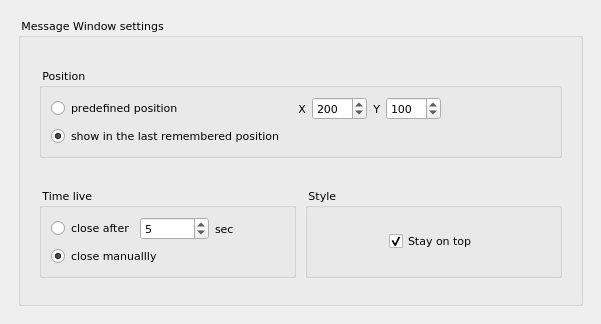
<?xml version="1.0" encoding="UTF-8"?>
<ui version="4.0">
 <class>MsgWindowOptionsWidget</class>
 <widget class="QWidget" name="MsgWindowOptionsWidget">
  <property name="geometry">
   <rect>
    <x>0</x>
    <y>0</y>
    <width>601</width>
    <height>311</height>
   </rect>
  </property>
  <property name="font">
   <font>
    <family>DejaVu Sans</family>
    <pointsize>8</pointsize>
   </font>
  </property>
  <property name="windowTitle">
   <string>Msg Window</string>
  </property>
  <layout class="QHBoxLayout" name="loMsgWindow">
   <property name="leftMargin">
    <number>18</number>
   </property>
   <property name="topMargin">
    <number>18</number>
   </property>
   <property name="rightMargin">
    <number>18</number>
   </property>
   <property name="bottomMargin">
    <number>18</number>
   </property>
   <item>
    <widget class="QGroupBox" name="boxMsgWindowSettings">
     <property name="title">
      <string> Message Window settings  </string>
     </property>
     <layout class="QVBoxLayout" name="loMsgWindowSettings">
      <property name="spacing">
       <number>30</number>
      </property>
      <property name="leftMargin">
       <number>18</number>
      </property>
      <property name="topMargin">
       <number>30</number>
      </property>
      <property name="rightMargin">
       <number>18</number>
      </property>
      <property name="bottomMargin">
       <number>25</number>
      </property>
      <item>
       <widget class="QGroupBox" name="boxMWPosition">
        <property name="title">
         <string> Position  </string>
        </property>
        <layout class="QVBoxLayout" name="verticalLayout_15">
         <item>
          <layout class="QHBoxLayout" name="horizontalLayout_10">
           <item>
            <widget class="QRadioButton" name="rbMWPredefinedPosition">
             <property name="text">
              <string>predefined position</string>
             </property>
            </widget>
           </item>
           <item>
            <spacer name="horizontalSpacer_9">
             <property name="orientation">
              <enum>Qt::Horizontal</enum>
             </property>
             <property name="sizeHint" stdset="0">
              <size>
               <width>40</width>
               <height>20</height>
              </size>
             </property>
            </spacer>
           </item>
           <item>
            <widget class="QLabel" name="lblMsgWinX">
             <property name="text">
              <string>X</string>
             </property>
             <property name="alignment">
              <set>Qt::AlignRight|Qt::AlignTrailing|Qt::AlignVCenter</set>
             </property>
            </widget>
           </item>
           <item>
            <widget class="QSpinBox" name="spinMsgWinX">
             <property name="maximum">
              <number>2000</number>
             </property>
             <property name="singleStep">
              <number>20</number>
             </property>
             <property name="value">
              <number>200</number>
             </property>
            </widget>
           </item>
           <item>
            <widget class="QLabel" name="lblMsgWinY">
             <property name="text">
              <string>Y</string>
             </property>
             <property name="alignment">
              <set>Qt::AlignRight|Qt::AlignTrailing|Qt::AlignVCenter</set>
             </property>
            </widget>
           </item>
           <item>
            <widget class="QSpinBox" name="spinMsgWinY">
             <property name="maximum">
              <number>2000</number>
             </property>
             <property name="singleStep">
              <number>20</number>
             </property>
             <property name="value">
              <number>100</number>
             </property>
            </widget>
           </item>
           <item>
            <spacer name="horizontalSpacer_8">
             <property name="orientation">
              <enum>Qt::Horizontal</enum>
             </property>
             <property name="sizeHint" stdset="0">
              <size>
               <width>40</width>
               <height>20</height>
              </size>
             </property>
            </spacer>
           </item>
          </layout>
         </item>
         <item>
          <widget class="QRadioButton" name="rbMWShowInLastPosition">
           <property name="text">
            <string>show in the last remembered position</string>
           </property>
           <property name="checked">
            <bool>true</bool>
           </property>
          </widget>
         </item>
        </layout>
       </widget>
      </item>
      <item>
       <layout class="QHBoxLayout" name="horizontalLayout_11">
        <property name="spacing">
         <number>9</number>
        </property>
        <item>
         <widget class="QGroupBox" name="boxMWTimeLive">
          <property name="title">
           <string> Time live  </string>
          </property>
          <layout class="QVBoxLayout" name="verticalLayout_13">
           <item>
            <layout class="QHBoxLayout" name="horizontalLayout_9">
             <item>
              <widget class="QRadioButton" name="rbMWCloseAfter">
               <property name="text">
                <string>close after</string>
               </property>
              </widget>
             </item>
             <item>
              <widget class="QSpinBox" name="spinMWCloseAfter">
               <property name="maximum">
                <number>600</number>
               </property>
               <property name="value">
                <number>5</number>
               </property>
              </widget>
             </item>
             <item>
              <widget class="QLabel" name="lblMWCloseAfter">
               <property name="text">
                <string>sec</string>
               </property>
              </widget>
             </item>
            </layout>
           </item>
           <item>
            <widget class="QRadioButton" name="rbMWCloseManually">
             <property name="text">
              <string>close manuallly</string>
             </property>
             <property name="checked">
              <bool>true</bool>
             </property>
            </widget>
           </item>
          </layout>
         </widget>
        </item>
        <item>
         <widget class="QGroupBox" name="boxMWStyle">
          <property name="title">
           <string> Style </string>
          </property>
          <layout class="QVBoxLayout" name="verticalLayout_14">
           <item alignment="Qt::AlignHCenter">
            <widget class="QCheckBox" name="chkMWStayOnTop">
             <property name="text">
              <string>Stay on top</string>
             </property>
             <property name="iconSize">
              <size>
               <width>16</width>
               <height>16</height>
              </size>
             </property>
             <property name="checked">
              <bool>true</bool>
             </property>
            </widget>
           </item>
          </layout>
         </widget>
        </item>
       </layout>
      </item>
     </layout>
    </widget>
   </item>
  </layout>
 </widget>
 <resources/>
 <connections/>
</ui>
